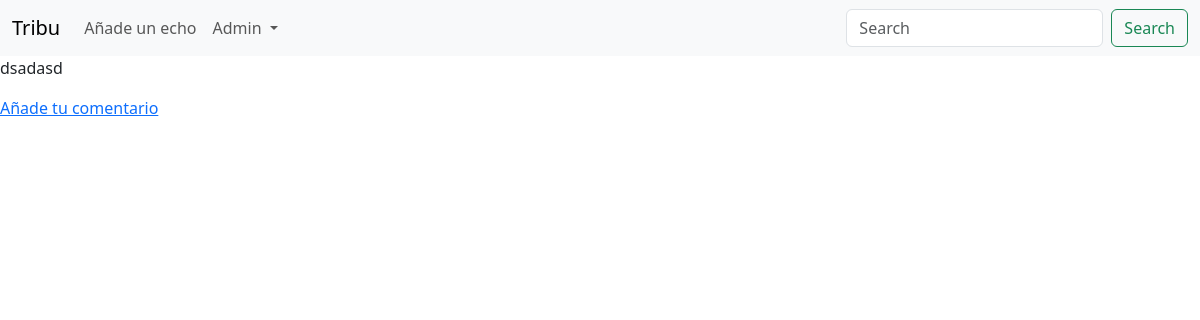
The page /echos/102/ (signed in) on the database as committed earlier.
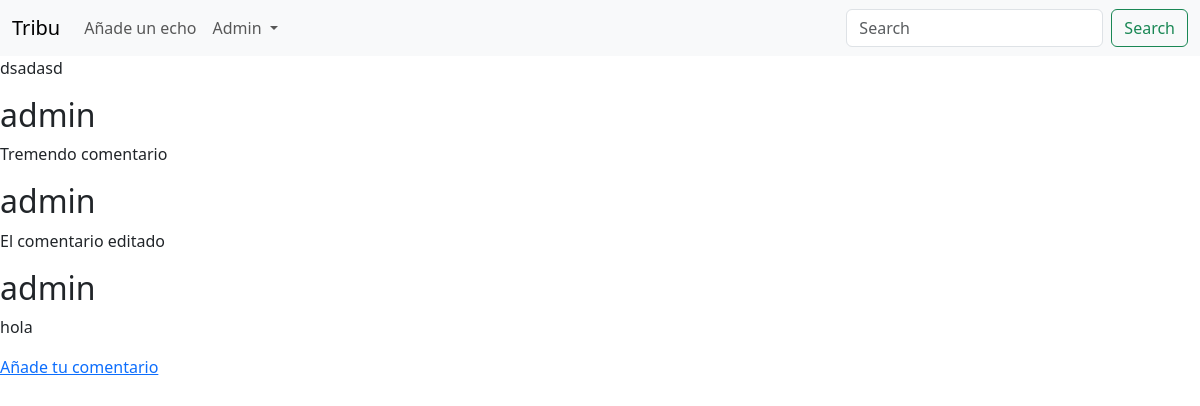
The same page on the database as committed later.
### echos/models.py (models this page shows, shortened)
class Echo(models.Model):
    content = models.TextField(max_length=350)
    created_at = models.DateTimeField(auto_now_add=True)
    updated_at = models.DateTimeField(auto_now=True)
    user = models.ForeignKey(
        settings.AUTH_USER_MODEL,
        on_delete=models.CASCADE,
    )
    class Meta:
        ordering = ['-created_at']

### waves/models.py (models this page shows, shortened)
class Wave(models.Model):
    content = models.TextField(max_length='150')
    created_at = models.DateTimeField(auto_now_add=True)
    updated_at = models.DateTimeField(auto_now=True)
    user = models.ForeignKey(
        settings.AUTH_USER_MODEL,
        on_delete=models.CASCADE,
    )
    echo = models.ForeignKey(
        'echos.Echo',
        related_name='waves',
        on_delete=models.CASCADE,
    )
    class Meta:
        ordering = ['-created_at']

### echos/views.py (the view)
# urls.py: path('<int:echo_pk>/', views.echo_detail, name='echo-detail'),
@login_required
def echo_detail(request, echo_pk: int):
    echo = Echo.objects.get(pk=echo_pk)
    waves = echo.waves.all()[:5]
    num_waves = waves.count()
    return render(request, 'echos/detail.html', dict(echo=echo, waves=waves, num_waves=num_waves))

### echos/templates/echos/detail.html (shortened to what this page needs)
{% extends "base.html" %}
{% block content %}
<p>{{echo.content}}</p>
{% for wave in waves%}
<h2>{{wave.user}}</h2>
<p>{{wave.content}}</p>
{% endfor %}
<a href="{% url "echos:add-wave" echo.pk %}">Añade tu comentario</a>
{% endblock content %}

### shared/templates/base.html (shortened to what this page needs)
<!DOCTYPE html>
<html lang="en">
<head>
  <link href="https://cdn.jsdelivr.net/npm/bootstrap@5.3.3/dist/css/bootstrap.min.css" rel="stylesheet">
</head>
<body>
  {% include "components/header.html" %}
  {% block content %}
  {% endblock content %}
</body>
</html>

### shared/templates/components/header.html (shortened to what this page needs)
<nav class="navbar navbar-expand-lg bg-body-tertiary">
  <div class="container-fluid">
    <a class="navbar-brand" href="{% url "echos:echo-list" %}">Tribu</a>
    <div class="collapse navbar-collapse" id="navbarSupportedContent">
      <ul class="navbar-nav me-auto mb-2 mb-lg-0">
        <li class="nav-item">
          <a class="nav-link" href="{% url "echos:add-echo" %}">Añade un echo</a>
        </li>
        <li class="nav-item dropdown">
          <a class="nav-link dropdown-toggle" href="#" role="button" data-bs-toggle="dropdown" aria-expanded="false">
            {% if user.is_authenticated %}
              {{ user.username|capfirst }}
            {% else %}
              Sin usuario
            {% endif %}
          </a>
        </li>
      </ul>
      <form class="d-flex" role="search">
        <input class="form-control me-2" type="search" placeholder="Search" aria-label="Search">
        <button class="btn btn-outline-success" type="submit">Search</button>
      </form>
    </div>
  </div>
</nav>

Rows that differ between the two databases and show on the page:
added Wave: user "admin", content "Tremendo comentario"
added Wave: user "admin", content "El comentario editado"
added Wave: user "admin", content "hola"
